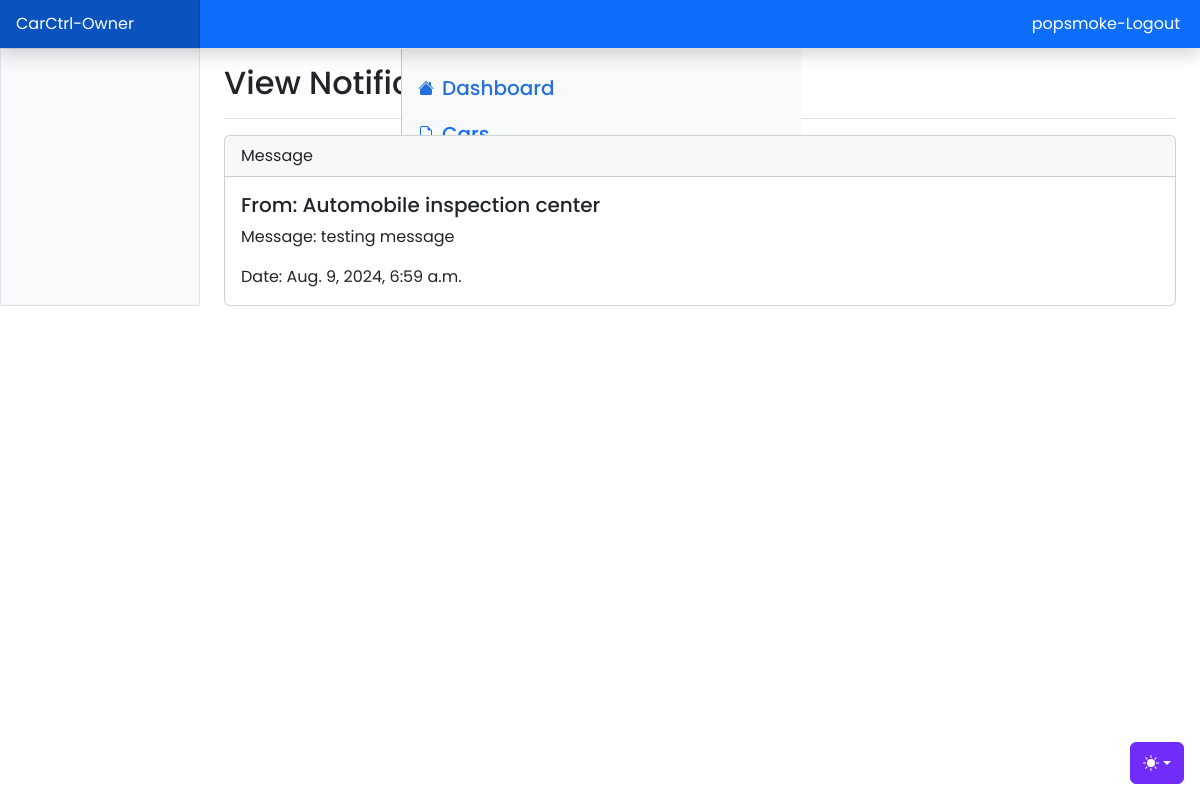
The page /owner/notifications/9 (signed in) on the database its author committed.
### App/models.py (models this page shows, shortened)
class User(AbstractUser):
    class Role(models.TextChoices):
        OWNER = "OWNER", "Owner"
        ADMIN = "ADMIN", "Admin"
    base_role = Role.ADMIN
    role = models.CharField(max_length=50, choices=Role.choices)
    phone_number = models.CharField(
        validators=[phone_regex], max_length=13, unique=True, null=True
    )
    address = models.CharField(max_length=100, blank=True)
    groups = models.ManyToManyField(
        "auth.Group",
        related_name="users",
        blank=True,
        verbose_name=_("groups"),
        help_text=_("The groups this user belongs to."),
    )
    user_permissions = models.ManyToManyField(
        Permission,
        related_name="users",
        blank=True,
        verbose_name=_("user permissions"),
        help_text=_("Specific permissions for this user."),
    )

class Notification(models.Model):
    message_to = models.ForeignKey('Owner', on_delete=models.CASCADE, related_name='messages_received')
    message_from = models.ForeignKey('Owner', on_delete=models.CASCADE, related_name='messages_sent')
    message = models.TextField()
    status = models.BooleanField(default=False)
    created_at = models.DateTimeField(auto_now_add=True)

### App/views.py (the view)
# urls.py: path('owner/notifications/<int:pk>', views.view_notification, name="view-notification"),
@login_required(login_url='login')
def view_notification(request, pk):
    notification = Notification.objects.get(id=pk)
    notification.status = True
    notification.save()
    context = {'notification': notification}
    return render(request, "view-notification.html", context)

### App/templates/App/view-notification.html (shortened to what this page needs)
{% load static %}
{% include 'includes/owner-nav.html' %}
<main class="col-md-9 ms-sm-auto col-lg-10 px-md-4">
  <div class="d-flex justify-content-between flex-wrap flex-md-nowrap align-items-center pt-3 pb-2 mb-3 border-bottom">
    <h1 class="h2">View Notification</h1>
  </div>
  <div class="card">
    <div class="card-header">
      Message
    </div>
    <div class="card-body">
      <h5 class="card-title">From:  Automobile inspection center</h5>
      <p class="card-text">Message: {{ notification.message }}</p>
      <p class="card-text">Date: {{ notification.created_at }}</p>
    </div>
  </div>
</main>
{% include 'includes/owner-footer.html' %}

### App/templates/App/includes/owner-nav.html (shortened to what this page needs)
{% load static %}
<!doctype html>
<html lang="en" data-bs-theme="auto">
<head>
  <link rel="stylesheet" href="https://cdn.datatables.net/1.13.5/css/jquery.dataTables.min.css" />
    <link href="https://stackpath.bootstrapcdn.com/bootstrap/5.1.0/css/bootstrap.min.css" rel="stylesheet">
  <link href="{% static 'assets/dist/css/bootstrap.min.css'%}" rel="stylesheet">
  <link href="https://cdn.jsdelivr.net/npm/bootstrap-icons@1.10.5/font/bootstrap-icons.min.css" rel="stylesheet">
  <link href="{% static 'assets/css/dashboard.css'%}" rel="stylesheet">
</head>
<body>
  <div class="dropdown position-fixed bottom-0 end-0 mb-3 me-3 bd-mode-toggle">
    <button class="btn btn-bd-primary py-2 dropdown-toggle d-flex align-items-center" id="bd-theme" type="button"
      aria-expanded="false" data-bs-toggle="dropdown" aria-label="Toggle theme (auto)">
      <svg class="bi my-1 theme-icon-active" width="1em" height="1em">
        <use href="#circle-half"></use>
      </svg>
    </button>
  </div>
  <header class="navbar sticky-top bg-primary flex-md-nowrap p-0 shadow" data-bs-theme="dark">
    <a class="navbar-brand col-md-3 col-lg-2 me-0 px-3 fs-6 text-white" href="/">CarCtrl-Owner</a>
    <a href="{% url 'logoutAc' %}" class="text-white" style="padding-right: 20px; text-decoration: none;">{{ user.username }}-Logout</a>
  </header>
  <div class="container-fluid">
    <div class="row">
      <div class="sidebar border border-right col-md-3 col-lg-2 p-0 bg-body-tertiary">
        <div class="offcanvas-md offcanvas-end bg-body-tertiary" tabindex="-1" id="sidebarMenu"
          aria-labelledby="sidebarMenuLabel">
          <div class="offcanvas-body d-md-flex flex-column p-0 pt-lg-3 overflow-y-auto">
            <ul class="nav flex-column">
              <li class="nav-item">
                <a class="nav-link d-flex align-items-center gap-2 active" aria-current="page"
                  href="{% url 'owner-home' %}">
                  <svg class="bi">
                    <use xlink:href="#house-fill" />
                  </svg>
                  Dashboard
                </a>
              </li>
              <li class="nav-item">
                <a class="nav-link d-flex align-items-center gap-2" href="{% url 'owner-cars' %}">
                  <svg class="bi">
                    <use xlink:href="#file-earmark" />
                  </svg>
                  Cars
                </a>
              </li>
              <li class="nav-item">
                <a class="nav-link d-flex align-items-center gap-2" href="{% url 'owner-appointment' %}">
                </a>
              </li>
              <li class="nav-item">
                <a class="nav-link d-flex align-items-center gap-2" href="{% url 'owner-inspection' %}">
                </a>
              </li>
              <li class="nav-item">
                <a class="nav-link d-flex align-items-center gap-2" href="{% url 'owner-notifications' %}">
                </a>
              </li>
            </ul>
          </div>
        </div>
      </div>

### static/assets/css/dashboard.css (style rules this page uses)
body { margin: 0; font-family: 'Poppins', sans-serif; background-color: #fff; }
.bi { display: inline-block; width: 1rem; height: 1rem; }
.sidebar .nav-link { font-size: 20px; font-weight: 500; }
.sidebar .nav-link.active { color: #2470dc; }
.navbar-brand { padding-top: .75rem; padding-bottom: .75rem; background-color: rgba(0, 0, 0, .25); box-shadow: inset -1px 0 0 rgba(0, 0, 0, .25); }

### App/templates/App/includes/owner-nav.html (style rules this page uses)
.bi { vertical-align: -.125em; fill: currentColor; }
.btn-bd-primary { --bd-violet-bg: #712cf9; --bd-violet-rgb: 112.520718, 44.062154, 249.437846; --bs-btn-font-weight: 600; --bs-btn-color: var(--bs-white); --bs-btn-bg: var(--bd-violet-bg); --bs-btn-border-color: var(--bd-violet-bg); --bs-btn-hover-color: var(--bs-white); --bs-btn-hover-bg: #6528e0; --bs-btn-hover-border-color: #6528e0; --bs-btn-focus-shadow-rgb: var(--bd-violet-rgb); --bs-btn-active-color: var(--bs-btn-hover-color); --bs-btn-active-bg: #5a23c8; --bs-btn-active-border-color: #5a23c8; }
.bd-mode-toggle { z-index: 1500; }

### rows shown on the page
User: username "popsmoke"
Notification: message "testing message", created_at "Aug. 9, 2024, 6:59 a.m."
